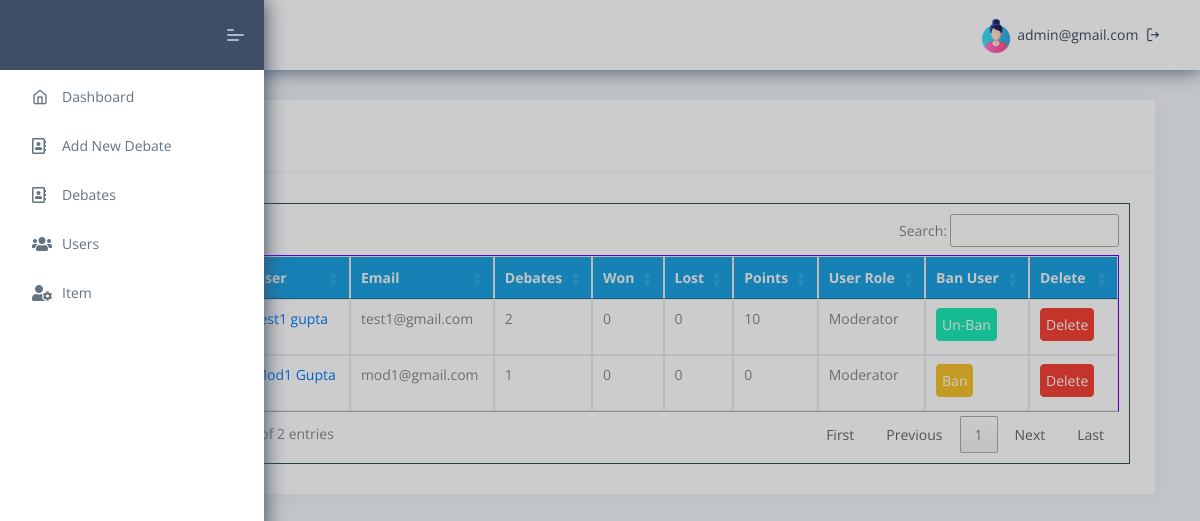
/users/ (signed in), run on the app's committed database.
### authentication/models.py (models this page shows)
class User(AbstractUser):
    username = None
    email = models.EmailField(_('email address'), null=True, blank=True, unique=True)
    phone_regex = RegexValidator( regex = r'^\+?1?\d{9,10}$', message ="Phone number must be entered in the format +919999999999. Up to 10 digits allowed.")
    phone       = models.CharField('Phone',validators =[phone_regex], max_length=10, null=True, unique=True)
    gender = models.CharField(_('Gender'), choices=gender_choices, max_length=50, null=True)
    picture = models.ImageField(default='/static/assets/images/user/avatar-1.jpg', null=True, blank=True)
    user_creation_date= models.DateTimeField(_("User Created On"),default=timezone.now)
    user_type = models.CharField(_('User Type'), choices=user_choices , max_length=50, null=True)
    debates = models.IntegerField(_("Debates"), default=0)
    debates_won = models.IntegerField(_("DWon"), default=0)
    debates_lost = models.IntegerField(_("DLost"), default=0)
    points = models.IntegerField(_("Points"), default=0)
    is_banned = models.BooleanField(_("Banned"), default=False)
    is_deleted = models.BooleanField(_("Deleted"), default=False)
    USERNAME_FIELD = 'email'
    REQUIRED_FIELDS = []
    objects = UserManager()
    def __str__(self):
        return f'{self.email}' or ''

### app/views.py (the view)
# urls.py: path('users/', views.users, name='users'),
@login_required(login_url="/login/")
def users(request):
    if request.user.is_superuser or request.user.user_type == '1':
        usr = User.objects.all().filter(Q(user_type=1) | Q(user_type=2) | Q(user_type=3))
    else:
        usr = User.objects.all().filter(user_type=3)
    try:
        if request.method == 'POST':
            pk = request.POST.get('pk')
            ban_pk = request.POST.get('ban_pk')
            print('Ban', ban_pk)
            print('Pk', pk)
            if pk != '':
                print('in pk')
                usr = User.objects.all().filter(id=pk)
                usr.update(is_deleted=True)
                print('User: ', usr)
                msg = 'User is deleted successfully'
            if ban_pk != '':
                print('in ban_pk', ban_pk)
                usr = User.objects.filter(id=ban_pk)
                if usr[0].is_banned == False:
                    usr.update(is_banned=True)
                    msg = 'User is banned successfully'
                else:
                    usr.update(is_banned=False)
                    msg = 'Ban removed successfully'
                print('User: ', usr)
            context = {'msg': msg,'success':True,'url':'/users/'}
            html_template = loader.get_template('includes/alert.html')
            return HttpResponse(html_template.render(context, request))
    except :
        pass
    context = { 'usr':usr }
    html_template = loader.get_template('users.html')
    return HttpResponse(html_template.render(context, request))

### DebateWeb/templates/users.html (shortened to what this page needs)
{% extends "layouts/base.html" %}
{% block content %}
<div class="pcoded-content">
    <div class="pcoded-inner-content">
        <div class="main-body">
            <div class="page-wrapper">
                <div class="col-xl-12">
                    <div class="card">
                        <div class="card-header">
                            <h4>Users List</h4>
                        </div>
                        <div class="card-block table-border-style">
                            <div class="table-responsive">
                                <table class="text-center table table-bordered"
                                    id="tbleCust">
                                    <thead>
                                        <tr>
                                            <th scope="col">SR.No</th>
                                            <th scope="col">User</th>
                                            <th scope="col">Email</th>
                                            <th scope="col">Debates</th>
                                            <th scope="col">Won</th>
                                            <th scope="col">Lost</th>
                                            <th scope="col">Points</th>
                                            {% if request.user.user_type == '1' or request.user.is_superuser %}
                                            <th scope="col">User Role</th>
                                            <th scope="col">Ban User</th>
                                            <th scope="col" data-priority="1">Delete</th>
                                            {% endif %}
                                        </tr>
                                    </thead>
                                    <tbody>
                                        {% for SR in usr %}
                                        <tr>
                                            <td scope="col">{{ forloop.counter }}</td>
                                            <td scope="col"><a href="{% url 'profile' SR.pk %}" target="__blank">{{ SR.first_name }}
                                                {{SR.last_name}}</a></td>
                                            <td scope="col">{{SR.email}}</td>
                                            <td scope="col">{{SR.debates}}</td>
                                            <td scope="col">{{SR.debates_won}}</td>
                                            <td scope="col">{{SR.debates_lost}}</td>
                                            <td scope="col">{{SR.points}}</td>
                                            {% if request.user.user_type == '1' or request.user.is_superuser %}
                                            <td scope="col">{{SR.get_user_type_display}}</td>
                                            {% if SR.is_banned is True %}
                                            <td scope="col"><a class="btn btn-success btn-sm"
                                                href="#" onclick="unbanfromdatatable({{SR.pk}})"
                                                id="colbtn">Un-Ban</a>
                                            {% else %}
                                            <td scope="col"><a class="btn btn-warning btn-sm"
                                                href="#" onclick="banfromdatatable({{SR.pk}})"
                                                id="colbtn">Ban</a>
                                            {% endif %}
                                            </td>
                                            <td scope="col"><a class="btn btn-danger btn-sm"
                                                    href="#" onclick="deletefromdatatable({{SR.pk}})"
                                                    id="colbtn">Delete</a>
                                            </td>
                                            {% endif %}
                                        </tr>
                                        {% endfor %}
                                    </tbody>
                                </table>
                            </div>
                        </div>
                    </div>
                </div>
            </div>
        </div>
    </div>
</div>
{% endblock content %}

### DebateWeb/templates/layouts/base.html (shortened to what this page needs)
<!DOCTYPE html>
<html lang="en">
<head>
    <link rel="stylesheet" href="/static/assets/fonts/fontawesome/css/fontawesome-all.min.css">
    <link rel="stylesheet" href="/static/assets/plugins/animation/css/animate.min.css">
    <link rel="stylesheet" href="/static/assets/css/style.css">
    <link rel="stylesheet" href="https://cdn.datatables.net/1.10.23/css/jquery.dataTables.min.css">
    <link rel="stylesheet" href="https://cdn.datatables.net/responsive/2.2.7/css/responsive.dataTables.min.css">
    <link href="/static/assets/vendor/datepicker/daterangepicker.css" rel="stylesheet" media="all">
    <link href="https://cdn.jsdelivr.net/npm/select2@4.1.0-rc.0/dist/css/select2.min.css" rel="stylesheet" />
    <link href="https://cdn.datatables.net/buttons/1.7.1/css/buttons.dataTables.min.css" rel="stylesheet" />
</head>
<body>
    {% include 'includes/sidebar.html' %}
    {% include 'includes/navigation.html' %}
    <div class="pcoded-main-container">
        <div class="pcoded-wrapper">
            {% block content %}{% endblock content %}
        </div>
    </div>
</body>
</html>

### DebateWeb/templates/includes/sidebar.html (shortened to what this page needs)
<nav class="pcoded-navbar">
    <div class="navbar-wrapper">
        <div class="navbar-brand header-logo d-block text-left">
            <div class="logo scrollto mb-1">
                    style="height:46px;"><br>
            </div>
            <a class="mobile-menu" id="mobile-collapse" href="javascript:"><span></span></a>
        </div>
        <div class="navbar-content scroll-div mb-4">
            <ul class="nav pcoded-inner-navbar mb-4">
                <li data-username="dashboard Default Ecommerce CRM Analytics Crypto Project"
                    class="nav-item {% if 'home' in segment %} active {% endif %}">
                    <a href="/home/" class="nav-link"><span class="pcoded-micon"><i
                                class="feather icon-home"></i></span><span
                            class="pcoded-mtext">Dashboard</span></a>
                </li>
                {% if request.user.user_type == '1' or request.user.is_superuser %}
                <li class="nav-item"><a href="{% url 'new_debate' %}" class="nav-link"><span
                    class="pcoded-micon"><i class="far fa-address-book"></i></span><span
                    class="pcoded-mtext">Add New Debate</span></a></li>
                {% endif %}
                <li class="nav-item"><a href="{% url 'debates' %}" class="nav-link"><span
                            class="pcoded-micon"><i class="far fa-address-book"></i></span><span
                            class="pcoded-mtext">Debates</span></a></li>
                <li class="nav-item"><a href="{% url 'users' %}" class=""><span
                            class="pcoded-micon"><i class="fas fa-users"></i></i></span><span
                            class="pcoded-mtext">Users
                        </span></a></li>
                <li class="nav-item"><a href="#" class=""><span
                            class="pcoded-micon"><i class="fas fa-user-cog"></i></span><span
                            class="pcoded-mtext">Item</span></a></li>
            </ul>
        </div>
    </div>
</nav>

### DebateWeb/templates/includes/navigation.html (shortened to what this page needs)
<header class="navbar pcoded-header navbar-expand-lg navbar-light">
    <div class="collapse navbar-collapse">
        <ul class="navbar-nav mr-auto">
            <li><img src="" alt="" class="img-fluid" style="height:46px;"></li>
            <li><a href="#!" class="full-screen" onclick="javascript:toggleFullScreen()"></a></li>
        </ul>
        <ul class="navbar-nav ml-auto">
            <li>
                <div class="pro-head">
                    <a href="#" title="Profile"><img src="/static/assets/images/user/avatar-1.jpg" class="img-radius" style="width: 36px;" alt="User-Profile-Image">
                    <span>{{request.user}}</span></a>
                    <a href="{% url 'logout' %}" class="dud-logout ml-1" title="Logout">
                        <i class="feather icon-log-out"></i>
                    </a>
                </div>
            </li>
        </ul>
    </div>
</header>

### data on the page
User: user "admin@gmail.com"
User: first_name "test1", last_name "gupta", email "test1@gmail.com", debates "2", debates_won "0", debates_lost "0", points "10", user_type "Moderator"
User: first_name "Mod1", last_name "Gupta", email "mod1@gmail.com", debates "1", debates_won "0", debates_lost "0", points "0", user_type "Moderator"
